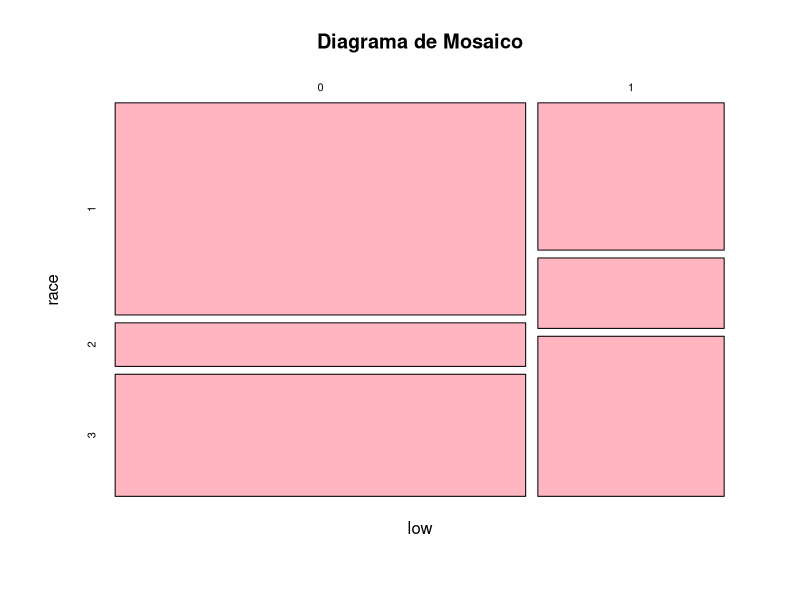
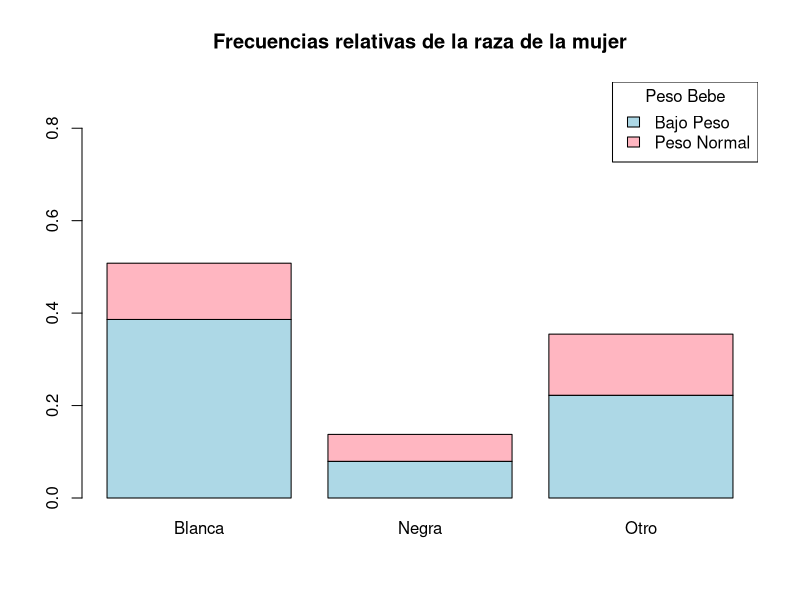
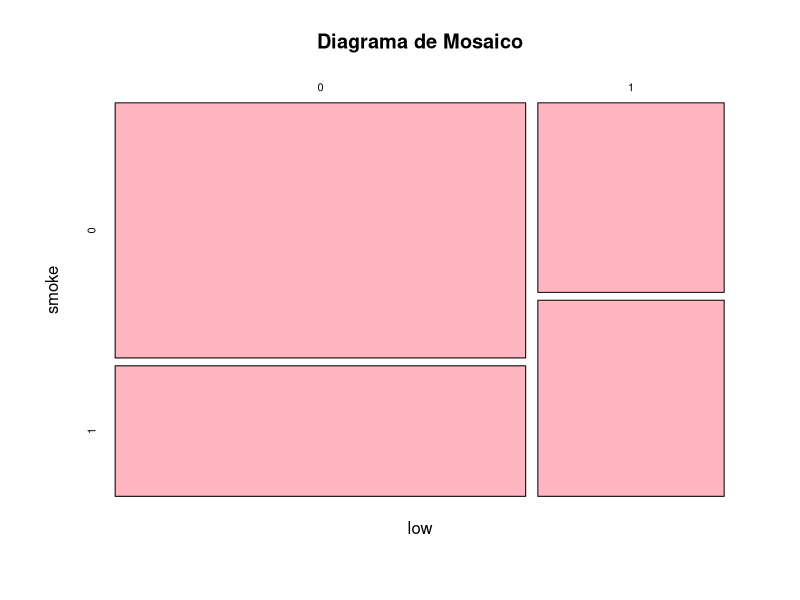
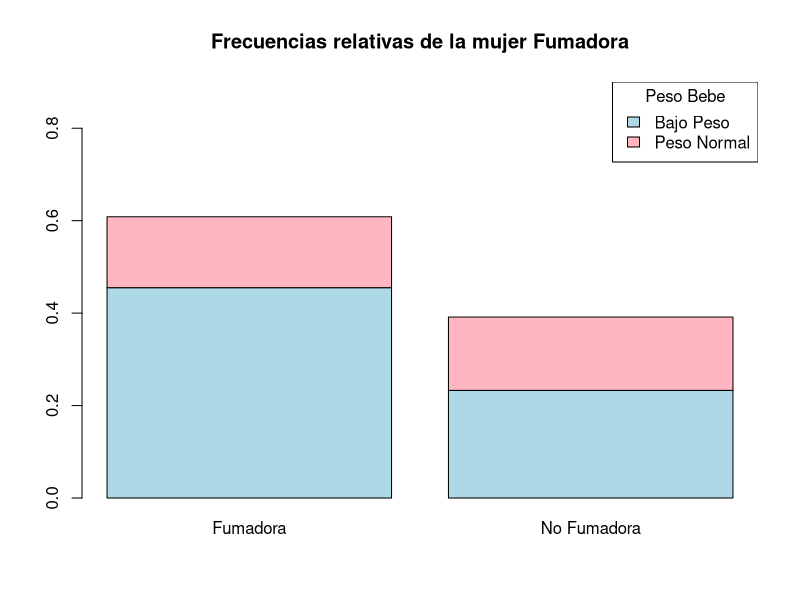
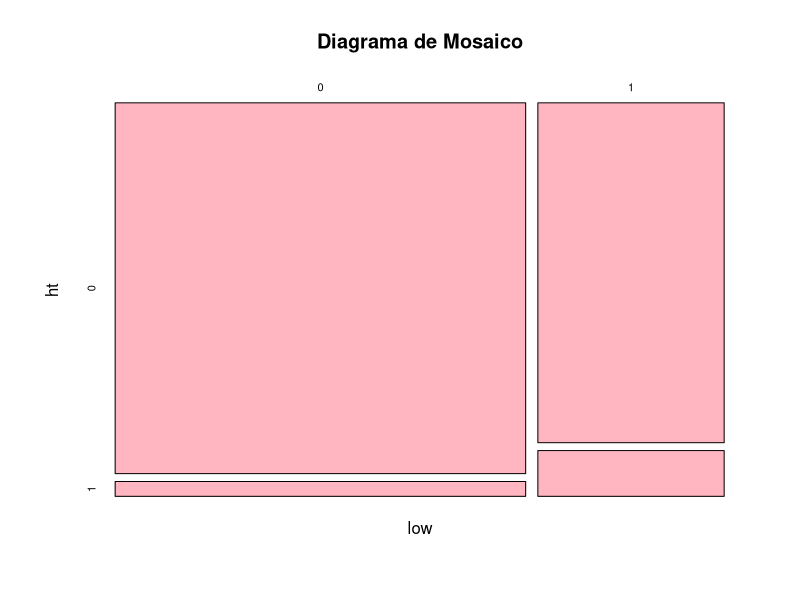
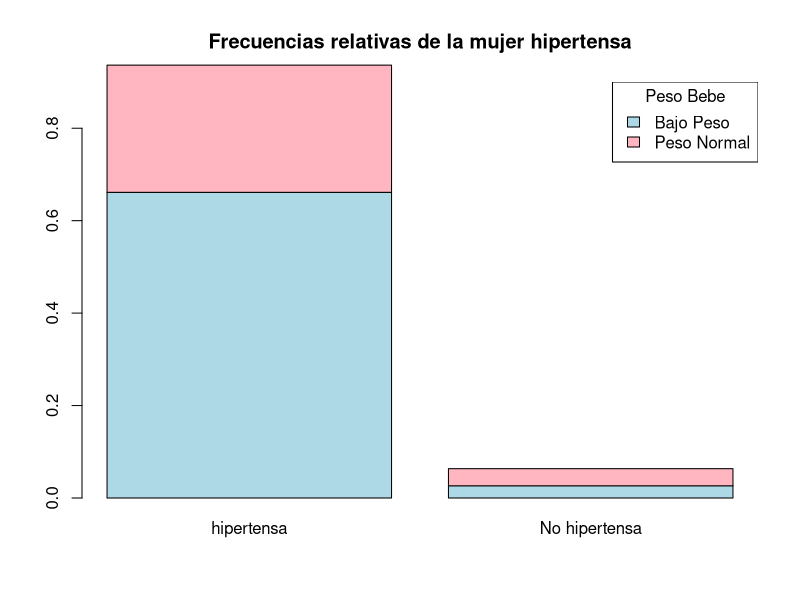
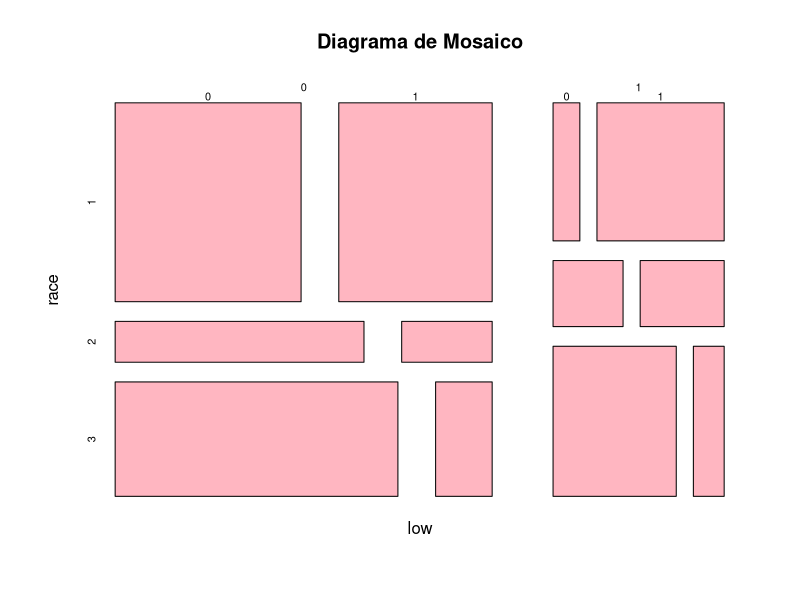

These charts were generated, in order, by the following R code:
## ---- chunk 1
knitr::opts_chunk$set(echo = TRUE)
## ---- chunk 2
library(MASS)
df <- birthwt
## ---- chunk 3
str(df)
head(df)
#help(birthwt)
## ---- chunk 4
#t_df <- apply(df, MARGIN = 2, FUN = table)
t_df <- table(df[c(1,4)])
t_df
## ---- chunk 5
plot(t_df, col = c("lightpink"), main = "Diagrama de Mosaico")
## ---- chunk 6
barplot(prop.table(t_df), ylim = c(0, 0.9),
        main = "Frecuencias relativas de la raza de la mujer",
        col = c("lightblue", "lightpink")
        ,  names.arg = c("Blanca", "Negra", "Otro")
        
        )
legend(x = "topright", legend = c("Bajo Peso","Peso Normal"), fill = c("lightblue", "lightpink"), 
       title = "Peso Bebe")
## ---- chunk 7
prop.table(t_df)
## ---- chunk 8

t_df <- table(df[c(1,5)])
plot(t_df, col = c("lightpink"), main = "Diagrama de Mosaico")
barplot(prop.table(t_df), ylim = c(0, 0.9),
        main = "Frecuencias relativas de la mujer Fumadora",
        col = c("lightblue", "lightpink")
        ,  names.arg = c("Fumadora", "No Fumadora")
        
        )
legend(x = "topright", legend = c("Bajo Peso","Peso Normal"), fill = c("lightblue", "lightpink"), 
       title = "Peso Bebe")
prop.table(t_df)
## ---- chunk 9

t_df <- table(df[c(1,7)])
plot(t_df, col = c("lightpink"), main = "Diagrama de Mosaico")
barplot(prop.table(t_df), ylim = c(0, 0.9),
        main = "Frecuencias relativas de la mujer hipertensa",
        col = c("lightblue", "lightpink")
        ,  names.arg = c("hipertensa", "No hipertensa")
        
        )
legend(x = "topright", legend = c("Bajo Peso","Peso Normal"), fill = c("lightblue", "lightpink"), 
       title = "Peso Bebe")
prop.table(t_df)

## ---- chunk 10

t_df <- ftable(prop.table(table(df[c(1,4,5)])))
t_df

## ---- chunk 11
plot(prop.table(table(df[c(1,4,5)])), col = c("lightpink"), main = "Diagrama de Mosaico")
